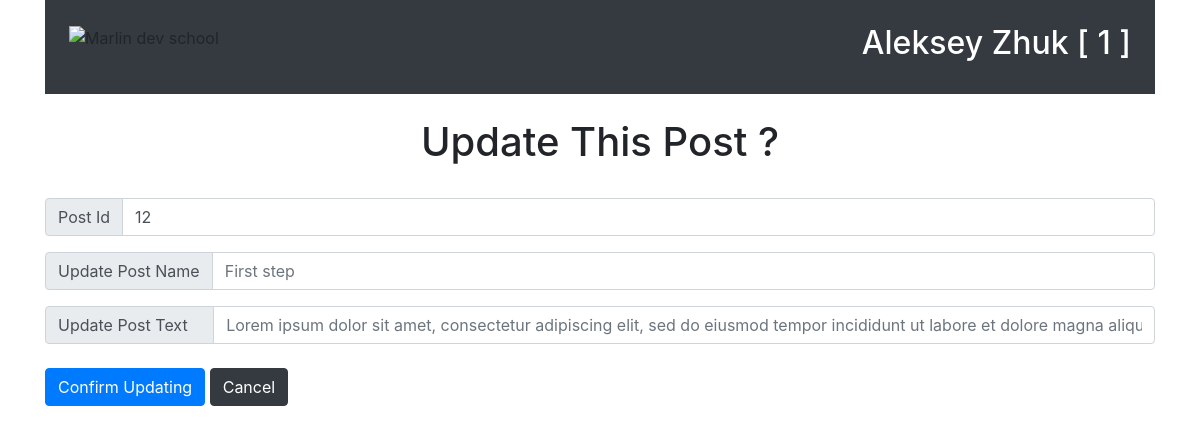
/updatepost.php?Id=12, run on the app's committed database.
### tables this page shows
CREATE TABLE `posts` (
  `Id` bigint(20) UNSIGNED NOT NULL,
  `name` varchar(255) NOT NULL,
  `description` varchar(255) NOT NULL
);

### updatepost.php (the view, shortened to what this page needs)
<?php
    $PostId = $_GET['Id'];
    $pdo = new PDO("mysql:host=learnphp;dbname=testing","root","");
    $CurrentPost = $pdo -> query("SELECT `Id`, `name`, `description` FROM `posts` WHERE Id='$PostId'");
    $posts = $CurrentPost -> fetchall(PDO::FETCH_ASSOC);
    $NamePost = $posts[0]['name'];
    $TextPost = $posts[0]['description'];
?>
<!DOCTYPE html>
<html lang="en">
<head>
    <link rel="stylesheet" href="https://stackpath.bootstrapcdn.com/bootstrap/4.1.3/css/bootstrap.min.css">
</head>
<body>
    <div class="container">
        <div class="bg-dark p-4">
            <div class=row>
                <div class="col-sm">
                    <img src="http://marlindev.ru/img/new/logo.svg" alt="Marlin dev school" title="Marlin dev school">
                </div>
                <div class="col-sm">
                    <font color="white"><h2 class="text-right" color="white">Aleksey Zhuk [ 1 ]</h2></font>
                </div>
            </div>
        </div>
    </div>
    <div class="container">
        <br>
        <h1 class="text-center">Update This Post ?</h1>
        <br>
    </div>
    <div class="container">
        <form action="confirmupdating.php" method="POST">
            <div class="input-group mb-3">
                <div class="input-group-prepend">
                    <span class="input-group-text" id="basic-addon1">Post Id</span>
                </div>
                <input type="integer" name="PostId" class="form-control" value="<?php echo $PostId?>" aria-label="Postname" aria-describedby="basic-addon1">
            </div>
            <div class="input-group mb-3">
                <div class="input-group-prepend">
                    <span class="input-group-text" id="basic-addon1">Update Post Name</span>
                </div>
                <input type="text" name="PostName" maxlength="255" class="form-control" placeholder="<?php echo $NamePost?>" aria-label="Postname" aria-describedby="basic-addon1">
            </div>
            <div class="input-group">
                <div class="input-group-prepend">
                    <span class="input-group-text">Update Post Text &nbsp&nbsp</span>
                </div>
                <input name="PostText" maxlength="255" class="form-control" aria-label="Postext" placeholder="<?php echo $TextPost?>">
            </div>
            <br>
            <button type="submit" class="btn btn-primary">Confirm Updating</button>
            <button type="button" class="btn btn-dark" onclick="document.location='index.php'">Cancel</button>
        </form>
    </div>
</body>
</html>

### data on the page
posts: PostName "First step", PostText "Lorem ipsum dolor sit amet, consectetur adipiscing elit, sed do eiusmod tempor incididunt ut labore et dolore magna aliqua. Ut enim ad minim veniam, quis nostrud exercitation ullamco laboris nisi ut aliquip ex ea commodo consequat."
